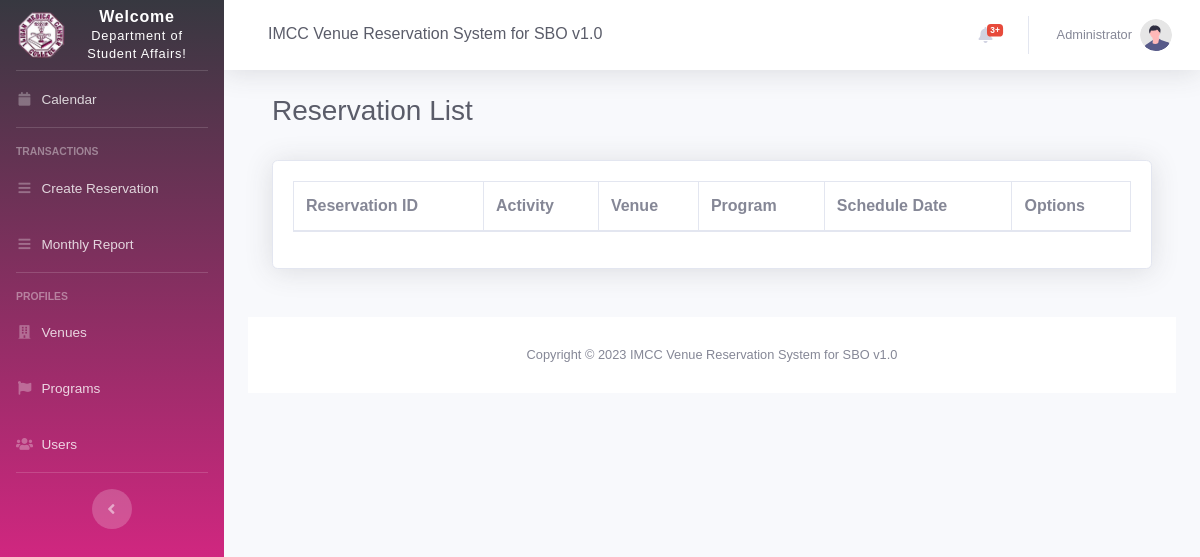
Before: /reservation_list.php (signed in) with the older database file.
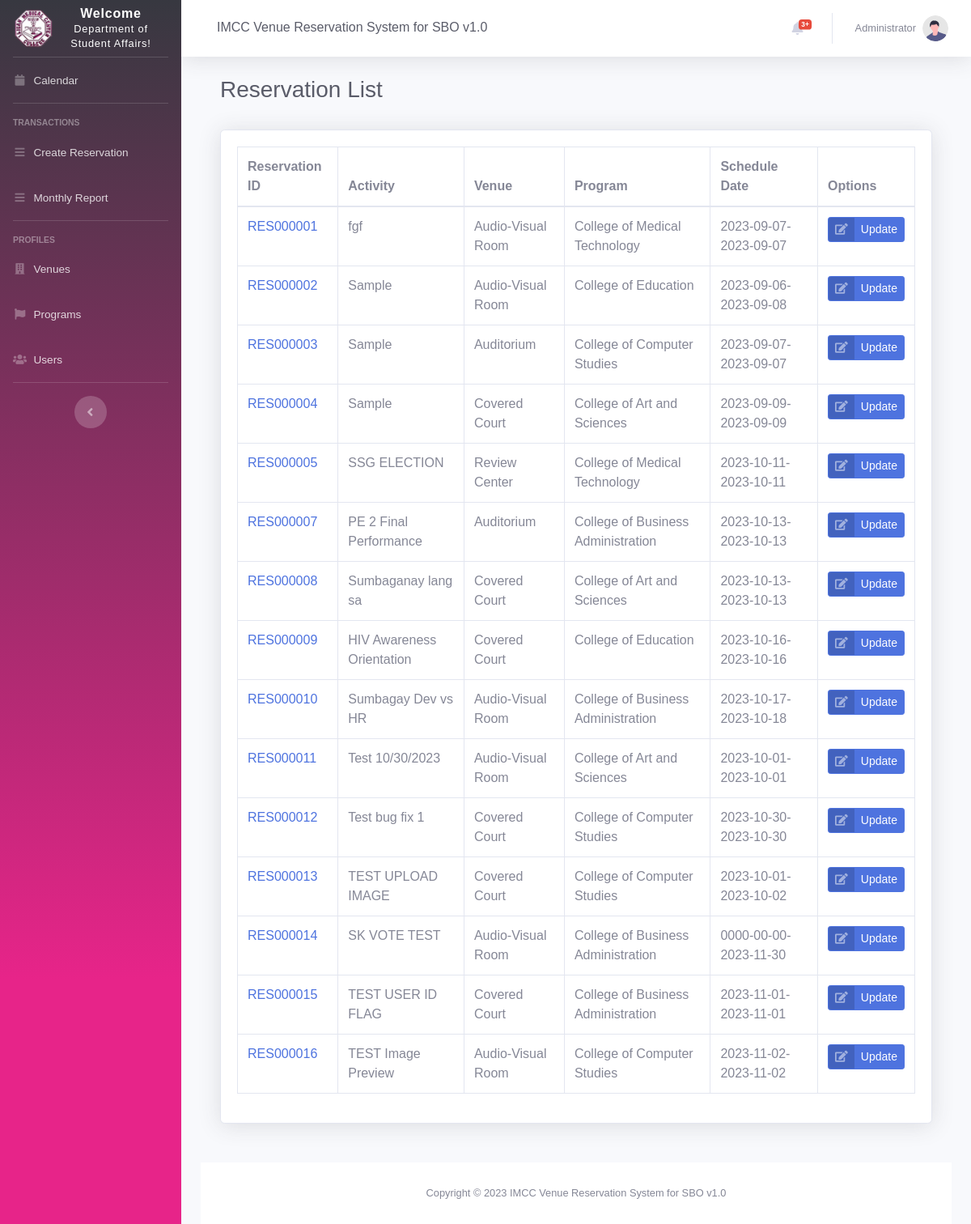
After: the same page with the newer database file.
### tables this page shows
CREATE TABLE `schedules` (
  `id` bigint(11) NOT NULL,
  `reservationID` varchar(255) NOT NULL,
  `userID` int(11) NOT NULL,
  `venueID` int(15) DEFAULT NULL,
  `programID` int(11) NOT NULL,
  `date_start` date NOT NULL,
  `date_end` date NOT NULL,
  `time_start` varchar(50) NOT NULL,
  `time_end` varchar(50) NOT NULL,
  `name` varchar(255) DEFAULT NULL,
  `address` varchar(255) DEFAULT NULL,
  `contact` varchar(11) DEFAULT NULL,
  `description` text DEFAULT NULL,
  `num_participants` int(11) NOT NULL,
  `tag_color` varchar(7) DEFAULT '#ffffff',
  `notified` tinyint(1) NOT NULL DEFAULT 0,
  `last_notified` date DEFAULT NULL,
  `cancelled` tinyint(1) NOT NULL DEFAULT 0,
  `deleted` tinyint(1) NOT NULL DEFAULT 0,
  `approved` tinyint(1) NOT NULL DEFAULT 0,
  `act_form_file` varchar(255) NOT NULL,
  `letter_approve_file` varchar(255) NOT NULL,
  `notes` text NOT NULL
);

CREATE TABLE `venues` (
  `id` int(11) NOT NULL,
  `venueID` varchar(20) NOT NULL,
  `name` varchar(255) DEFAULT NULL,
  `dateAdded` datetime NOT NULL DEFAULT current_timestamp(),
  `dateUpdated` datetime DEFAULT NULL
);

CREATE TABLE `program` (
  `id` int(11) NOT NULL,
  `programID` varchar(15) DEFAULT NULL,
  `name` varchar(255) DEFAULT NULL,
  `color` varchar(15) DEFAULT NULL,
  `incharge_organization` varchar(255) DEFAULT NULL,
  `dateAdded` datetime NOT NULL DEFAULT current_timestamp(),
  `dateUpdated` datetime DEFAULT NULL
);

### reservation_list.php (the view, shortened to what this page needs)
<?php
include 'settings/system.php';
include 'settings/header.php';
include "settings/sidebar.php";
include 'settings/topbar.php';
?>
<div class="container-fluid">
    <div class="d-sm-flex align-items-center justify-content-between mb-4">
        <div class="container-fluid">
            <div class="d-sm-flex align-items-center justify-content-between mb-4">
                <h1 class="h3 mb-2 text-gray-800">Reservation List</h1>
            </div>
            <div class="card shadow mb-4">
                <div class="card-body">
                    <div class="table-responsive">
                        <table class="table table-bordered table-hovered" id="dataTable" width="100%" cellspacing="0">
                            <thead>
                                <tr>
                                    <th>Reservation ID</th>
                                    <th>Activity</th>
                                    <th>Venue</th>
                                    <th>Program</th>
                                    <th>Schedule Date</th>
                                    <th>Options</th>
                                </tr>
                            </thead>
                            <tbody>
                                <?php
                                $fetchReservations = "SELECT `schedules`.`reservationID` AS 'RESERVATION_ID',
                                                            `schedules`.id AS 'INT_RES_ID',
                                                            `venues`.name AS 'VENUE_NAME',
                                                            `schedules`.name AS 'ACTIVITY',
                                                            `program`.name AS 'PROGRAM_NAME',
                                                            `schedules`.date_start AS 'START_DATE',
                                                            `schedules`.date_end AS 'END_DATE' FROM `schedules`
                                                        INNER JOIN `venues`
                                                        ON `schedules`.venueID = `venues`.id
                                                        INNER JOIN `program`
                                                        ON `schedules`.programID = `program`.id";
                                $reservations = $db->query($fetchReservations);
                                $row_reservations = $reservations->fetchAll(PDO::FETCH_OBJ);
                                foreach ($row_reservations as $row) {
                                ?>
                                    <tr>
                                        <td><?= '<a href="view_reservation.php?reservation_id='.$row->INT_RES_ID.'" target="_blank">' . $row->RESERVATION_ID. '</a>'; ?></td>
                                        <td><?= $row->ACTIVITY; ?></td>
                                        <td><?= $row->VENUE_NAME; ?></td>
                                        <td><?= $row->PROGRAM_NAME; ?></td>
                                        <td><?= $row->START_DATE . "-" . $row->END_DATE; ?></td>
                                        <td align="center">
                                            <a href='edit_reservation.php?reservation_id=<?= $row->INT_RES_ID ?>' class="btn btn-primary btn-icon-split btn-sm keychainify-checked" target="_blank">
                                                <span class="icon text-white-50">
                                                    <i class="fas fa-edit"></i>
                                                </span>
                                                <span class="text">Update</span>
                                            </a>
                                        </td>
                                    </tr>
                                <?php } ?>
                            </tbody>
                        </table>
                    </div>
                </div>
            </div>
        </div>
    </div>
    <?php include 'settings/footer.php'; ?>

Changed rows visible on the page:
now on this page (row edited): schedules: reservationID "RES000001", name "fgf", venueID.name "Audio-Visual Room", programID.name "College of Medical Technology", date_start "2023-09-07", date_end "2023-09-07"
now on this page (row edited): schedules: reservationID "RES000002", name "Sample", venueID.name "Audio-Visual Room", programID.name "College of Education", date_start "2023-09-06", date_end "2023-09-08"
now on this page (row edited): schedules: reservationID "RES000003", name "Sample", venueID.name "Auditorium", programID.name "College of Computer Studies", date_start "2023-09-07", date_end "2023-09-07"
now on this page (row edited): schedules: reservationID "RES000004", name "Sample", venueID.name "Covered Court", programID.name "College of Art and Sciences", date_start "2023-09-09", date_end "2023-09-09"
added schedules: reservationID "RES000005", name "SSG ELECTION", venueID.name "Review Center", programID.name "College of Medical Technology", date_start "2023-10-11", date_end "2023-10-11"
added schedules: reservationID "RES000007", name "PE 2 Final Performance", venueID.name "Auditorium", programID.name "College of Business Administration", date_start "2023-10-13", date_end "2023-10-13"
added schedules: reservationID "RES000008", name "Sumbaganay lang sa", venueID.name "Covered Court", programID.name "College of Art and Sciences", date_start "2023-10-13", date_end "2023-10-13"
added schedules: reservationID "RES000009", name "HIV Awareness Orientation", venueID.name "Covered Court", programID.name "College of Education", date_start "2023-10-16", date_end "2023-10-16"
added schedules: reservationID "RES000010", name "Sumbagay Dev vs HR", venueID.name "Audio-Visual Room", programID.name "College of Business Administration", date_start "2023-10-17", date_end "2023-10-18"
added schedules: reservationID "RES000011", name "Test 10/30/2023", venueID.name "Audio-Visual Room", programID.name "College of Art and Sciences", date_start "2023-10-01", date_end "2023-10-01"
added schedules: reservationID "RES000012", name "Test bug fix 1", venueID.name "Covered Court", programID.name "College of Computer Studies", date_start "2023-10-30", date_end "2023-10-30"
added schedules: reservationID "RES000013", name "TEST UPLOAD IMAGE", venueID.name "Covered Court", programID.name "College of Computer Studies", date_start "2023-10-01", date_end "2023-10-02"
added schedules: reservationID "RES000014", name "SK VOTE TEST", venueID.name "Audio-Visual Room", programID.name "College of Business Administration", date_start "0000-00-00", date_end "2023-11-30"
added schedules: reservationID "RES000015", name "TEST USER ID FLAG", venueID.name "Covered Court", programID.name "College of Business Administration", date_start "2023-11-01", date_end "2023-11-01"
added schedules: reservationID "RES000016", name "TEST Image Preview", venueID.name "Audio-Visual Room", programID.name "College of Computer Studies", date_start "2023-11-02", date_end "2023-11-02"
